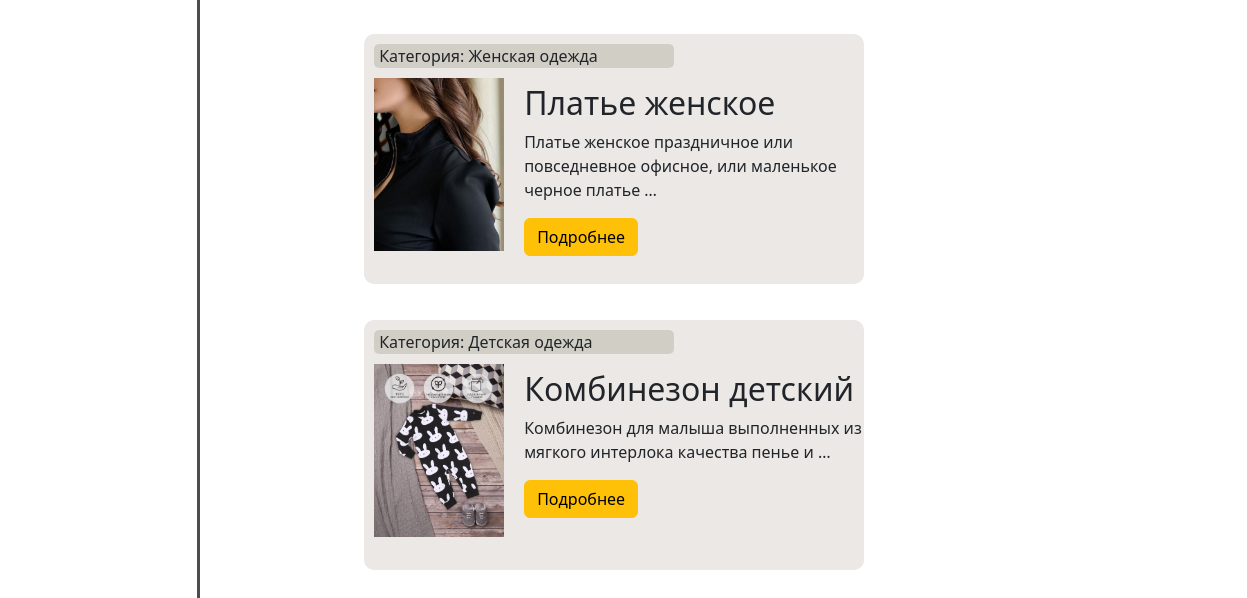
/ (lower part), run on an earlier commit of the app's database.
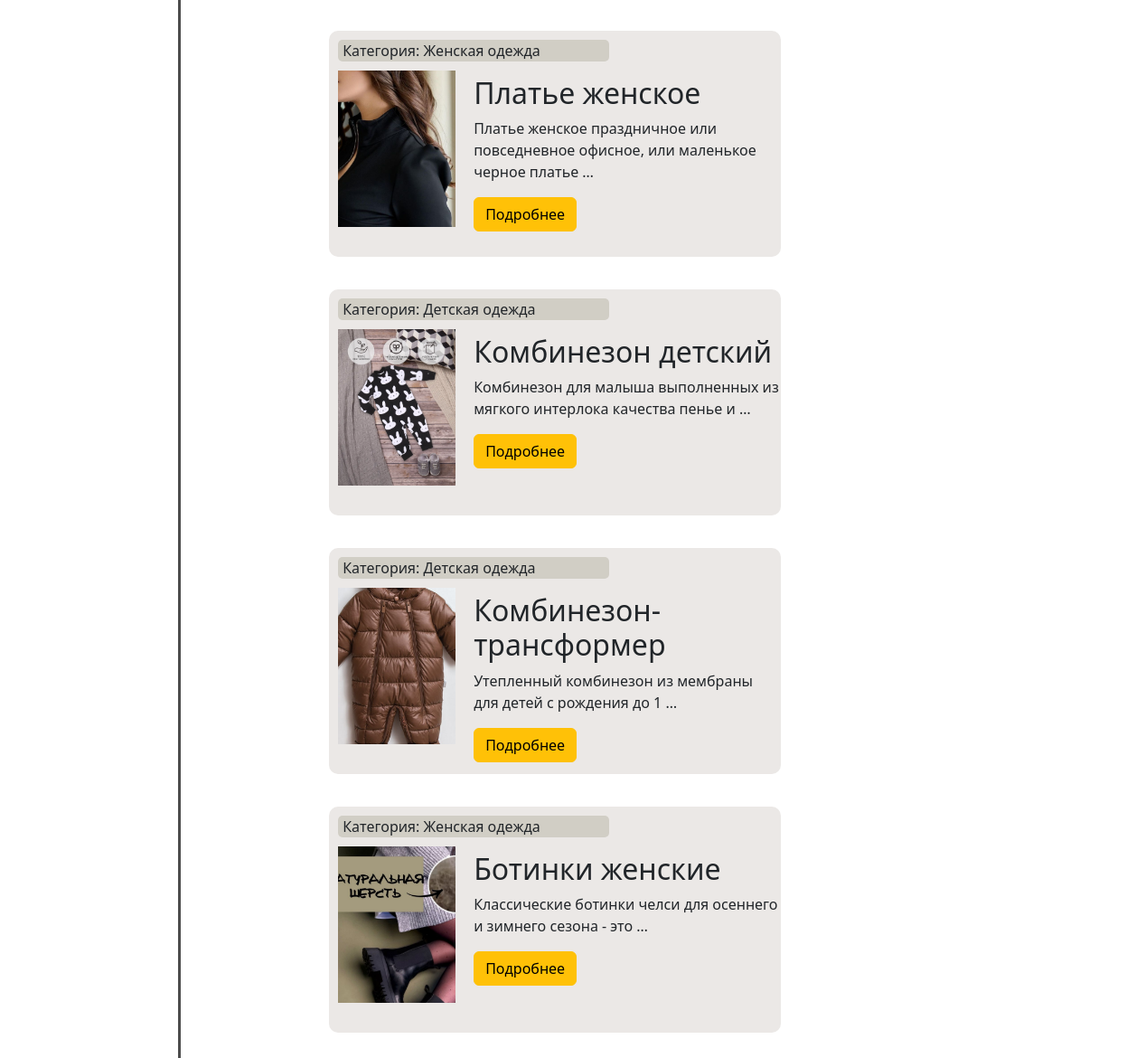
And on a later commit of the database.
### main/models.py (models this page shows, shortened)
class Product(models.Model):
    title = models.CharField(max_length=255, verbose_name='Название')
    content = models.TextField(verbose_name='Описание')
    price = models.IntegerField(verbose_name='Цена')
    slug = models.SlugField(max_length=255, db_index=True, verbose_name='url', unique=True)
    photo = models.ImageField(upload_to='photos/%Y/%m/%d/')
    time_create = models.DateTimeField(auto_now_add=True)
    time_update = models.DateTimeField(auto_now=True)
    cat = models.ForeignKey('Category', on_delete=models.PROTECT)
    def get_absolute_url(self):
        return reverse('show_post', kwargs={'post_slug': self.slug})

class Category(models.Model):
    name = models.CharField(max_length=255, db_index=True)
    slug = models.SlugField(max_length=255,db_index=True, verbose_name='url', unique=True)
    def __str__(self):
        return self.name
    def get_absolute_url(self):
        return reverse('cats', kwargs={'cat_slug': self.slug})

### main/views.py (the view)
# urls.py: path('', index, name='home'),
def index(request):
    products = Product.objects.all()
    context = {
        'menu': menu,
        'products': products,
    }
    return render(request, 'main/index.html', context=context)

### main/templatetags/main_tags.py (called while the page is built)
@register.inclusion_tag('main/list_categories.html')
def show_categories():
    cats = Category.objects.all()
    return {'cats': cats}

### main/templates/main/index.html (shortened to what this page needs)
{% extends 'main/layout.html' %}
{% block content %}
    <div class="menu">
        {% for p in products %}
            <li><div class="article-panel">
	<p class="first">Категория: {{p.cat}}</p>
</div>
{% if p.photo %}
				<p><img class="img-article-left" src="{{ p.photo.url }}" alt=""></p>
				<h2>{{p.title}}</h2>
{% endif %}
	{% autoescape on %}
	{{p.content|linebreaks|truncatewords:10}}
	{% endautoescape %}
			<p class="link-read-post"><a href="{{ p.get_absolute_url }}" class="btn btn-warning">Подробнее</a></p>
			</li>
        {% endfor %}
    </div>
{% endblock %}

What changed in the data, as far as the page shows it:
added Product: cat "Детская одежда", photo (picture), title "Комбинезон-трансформер", content "Утепленный комбинезон из мембраны для детей с рождения до 1 …"
added Product: cat "Женская одежда", photo (picture), title "Ботинки женские", content "Классические ботинки челси для осеннего и зимнего сезона - это …"
